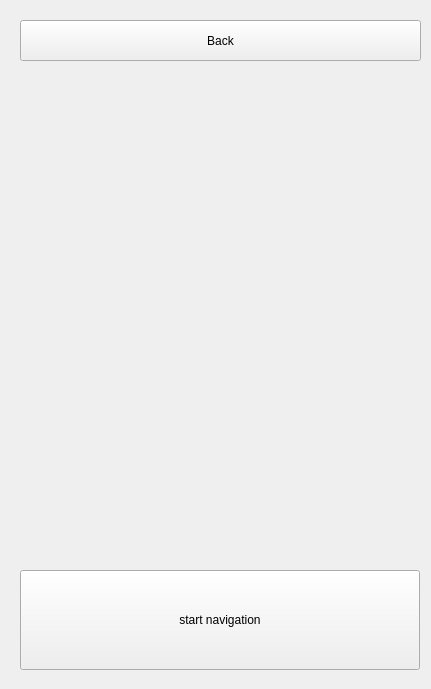
      <widget class="QWidget" name="page23">
       <widget class="QgsMapCanvas" name="QgsMapCanvas23" native="true">
        <property name="geometry">
         <rect>
          <x>20</x>
          <y>10</y>
          <width>402</width>
          <height>670</height>
         </rect>
        </property>
        <property name="minimumSize">
         <size>
          <width>402</width>
          <height>670</height>
         </size>
        </property>
        <property name="maximumSize">
         <size>
          <width>402</width>
          <height>670</height>
         </size>
        </property>
       </widget>
       <widget class="QPushButton" name="button_goBack23">
        <property name="geometry">
         <rect>
          <x>20</x>
          <y>20</y>
          <width>401</width>
          <height>41</height>
         </rect>
        </property>
        <property name="text">
         <string>Back</string>
        </property>
       </widget>
       <widget class="QPushButton" name="button_startNavigation23">
        <property name="geometry">
         <rect>
          <x>20</x>
          <y>570</y>
          <width>400</width>
          <height>100</height>
         </rect>
        </property>
        <property name="minimumSize">
         <size>
          <width>400</width>
          <height>100</height>
         </size>
        </property>
        <property name="maximumSize">
         <size>
          <width>400</width>
          <height>100</height>
         </size>
        </property>
        <property name="text">
         <string>start navigation</string>
        </property>
       </widget>
      </widget>
